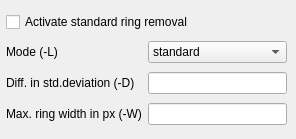
    <widget class="QWidget" name="tab_2">
     <attribute name="title">
      <string>Ring removal II</string>
     </attribute>
     <widget class="QWidget" name="gridLayoutWidget_11">
      <property name="geometry">
       <rect>
        <x>6</x>
        <y>9</y>
        <width>281</width>
        <height>121</height>
       </rect>
      </property>
      <layout class="QGridLayout" name="gridLayout_10">
       <item row="0" column="0" colspan="2">
        <widget class="QCheckBox" name="runringremovalstd">
         <property name="toolTip">
          <string/>
         </property>
         <property name="text">
          <string>Activate standard ring removal</string>
         </property>
        </widget>
       </item>
       <item row="1" column="0">
        <widget class="QLabel" name="label_9">
         <property name="text">
          <string>Mode (-L)</string>
         </property>
        </widget>
       </item>
       <item row="1" column="1">
        <widget class="QComboBox" name="ring_std_mode">
         <item>
          <property name="text">
           <string>standard</string>
          </property>
         </item>
         <item>
          <property name="text">
           <string>shift by 1</string>
          </property>
         </item>
         <item>
          <property name="text">
           <string>MBA</string>
          </property>
         </item>
        </widget>
       </item>
       <item row="2" column="0">
        <widget class="QLabel" name="label_45">
         <property name="toolTip">
          <string>Difference in standard deviation</string>
         </property>
         <property name="text">
          <string>Diff. in std.deviation (-D)</string>
         </property>
        </widget>
       </item>
       <item row="2" column="1">
        <widget class="QLineEdit" name="ring_std_diff"/>
       </item>
       <item row="3" column="0">
        <widget class="QLabel" name="label_46">
         <property name="text">
          <string>Max. ring width in px (-W)</string>
         </property>
        </widget>
       </item>
       <item row="3" column="1">
        <widget class="QLineEdit" name="ring_std_ringwidth"/>
       </item>
      </layout>
     </widget>
    </widget>
